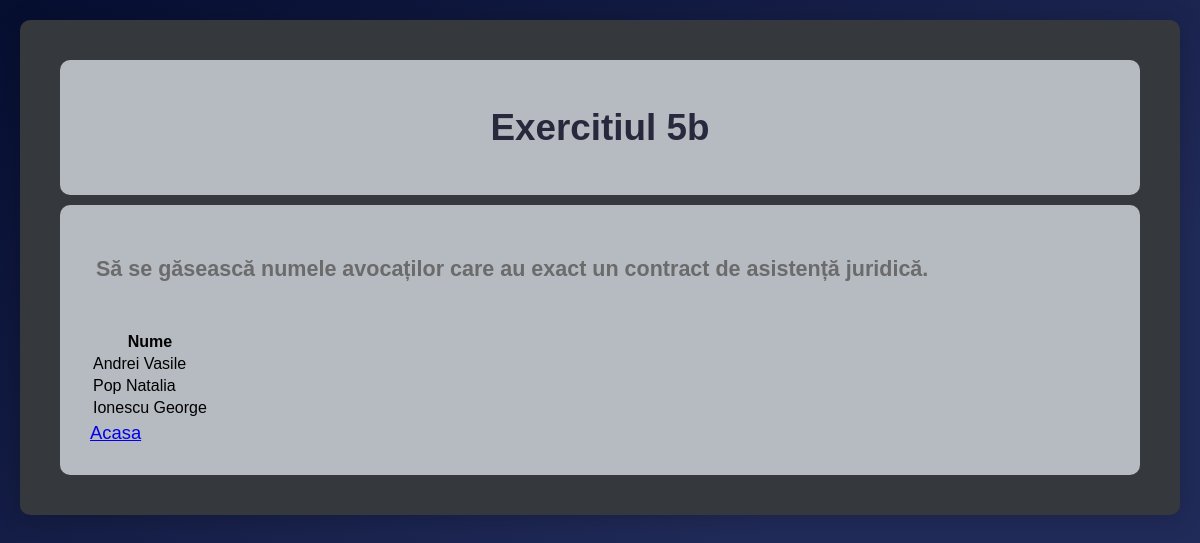
The app's page /Prim/pagini/pagina-5b.php with its own data.
### tables this page shows
CREATE TABLE `persoana` (
  `id_p` int(4) NOT NULL,
  `nume` varchar(50) NOT NULL,
  `email` varchar(50) NOT NULL,
  `adresa` varchar(50) NOT NULL
);

### Prim/pagini/pagina-5b.php (the view, shortened to what this page needs)
<?php
      $dbServername = "localhost";
    $bdUsername = "root";
    $dbPassword = "";
    $dbName = "colocviu";
    $conn = mysqli_connect ($dbServername, $bdUsername,$dbPassword,$dbName);
?>
<html>
    <head>
    </head>
    <body>
        <div id="container">
        <header><center><h1>Exercitiul 5b</h1></center></header>
        <header>
            <h3>&nbsp;Să se găsească numele avocaților care au exact un contract de asistență juridică.</h3>
            <br>
            <?php
             $sql = "SELECT p.nume 'nume2'
                FROM Persoana p JOIN Contract_j c1 ON p.id_p = c1.id_avocat
                WHERE c1.id_avocat NOT IN (SELECT id_avocat
			   FROM contract_j c2
			   WHERE c1.id_cj != c2.id_cj);";
            $result = $conn->query($sql);
            if ($result->num_rows > 0) {
            echo "<table>  <tr>
            <th>Nume</th>
            ";
            while($row = $result->fetch_assoc()) {
            echo "<tr><td>" . $row["nume2"]. "</td><td></tr>";
                }
             echo "</table>";
            } else {
            echo "0 rezultate";
            }
            ?>
            <a  href="?pagina=index" class="btn btn-info" >Acasa</a>
            <br>
        </header>
        </div>
    </body>
</html>

### Prim/pagini/pagina-5b.php (style rules this page uses)
body { background: linear-gradient(to bottom, #47476b, #666699, #8585ad, #a3a3c2, #d1d1e0 ); background-size: 100%; background-repeat: no-repeat; }
body:before { content:''; position: fixed; top: 0; bottom: 0; width: 100%; z-index: -1; background: linear-gradient(to right bottom, #060e30, #212b59 65%); }
html { margin: 0; font-family: 'Muli', sans-serif; font-smoothing: antialiased; text-rendering: optimizeLegibility; }
body { margin: 0; font-size: 1.15rem; line-height: 1.4em; }
#container { background-color: #35383d; margin: 20px ; padding: 30px 40px; border-radius: 10px; box-shadow: 0 3px 26px 0 rgba(0,0,0,0.20); }
header { box-sizing: border-box; }
main,header { background-color: #b6bac1; padding: 30px; border-radius: 10px; color: #6b6b6b; margin: 10px 0; }
h1,h2 { color: #29293d; }

### records on screen
persoana: nume "Andrei Vasile"
persoana: nume "Pop Natalia"
persoana: nume "Ionescu George"
